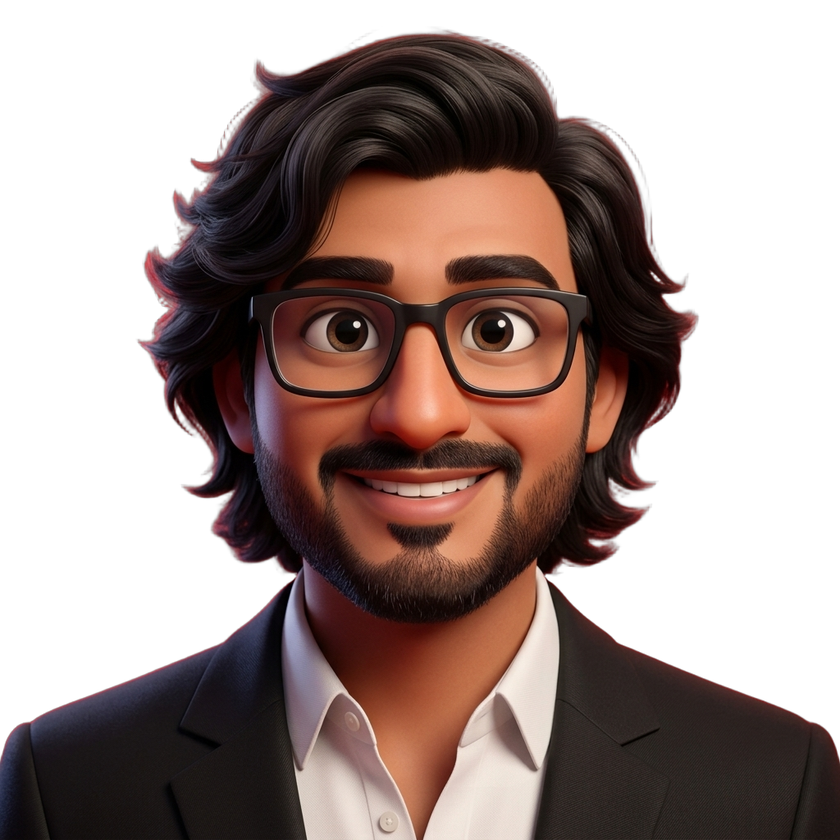
#> input picture assets/portrait.png, 840 x 840 px, shrunk from 1024 x 1024 before the run
$ python generate_depth.py
#> lines starting #> are read from the running program, lines starting #| are printed output that depends on the picture
from PIL import Image, ImageFilter, ImageDraw, ImageChops

# Load image
img = Image.open('assets/portrait.png').convert('RGBA')
#> img is the input picture: PIL image 840x840 RGBA; mean R, G, B, A 50.4, 33.6, 29.6, 141.5
w, h = img.size
#> w = 840; h = 840

# Extract alpha
alpha = img.split()[3]
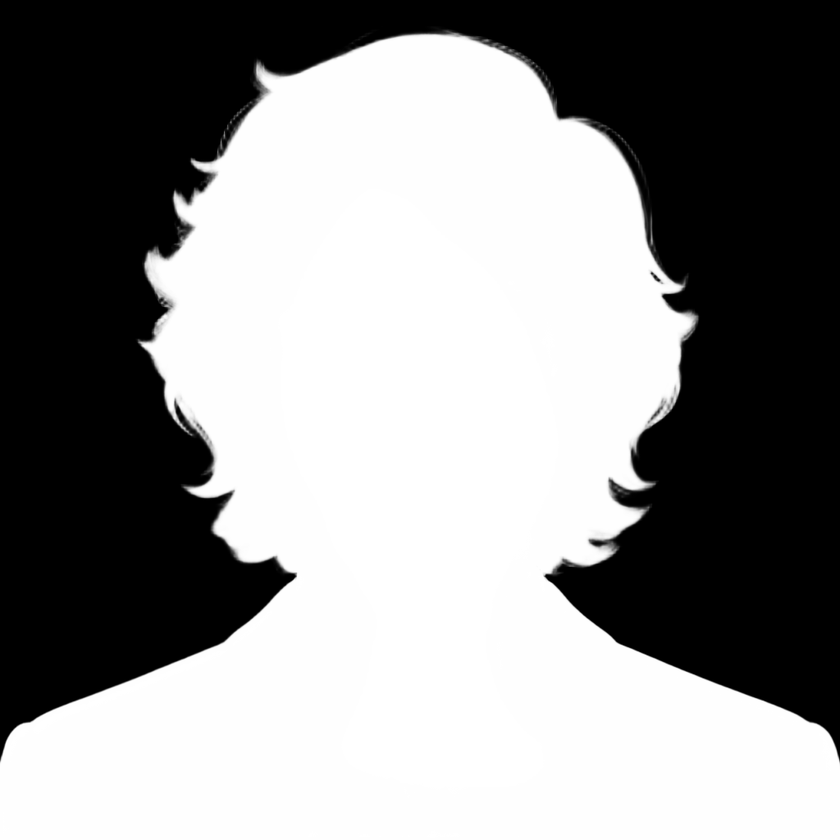
#> alpha: PIL image 840x840 L; min 0, max 255, mean 141.5

# 1. Base depth: the silhouette blurred (dome effect)
base_depth = alpha.filter(ImageFilter.GaussianBlur(radius=40))
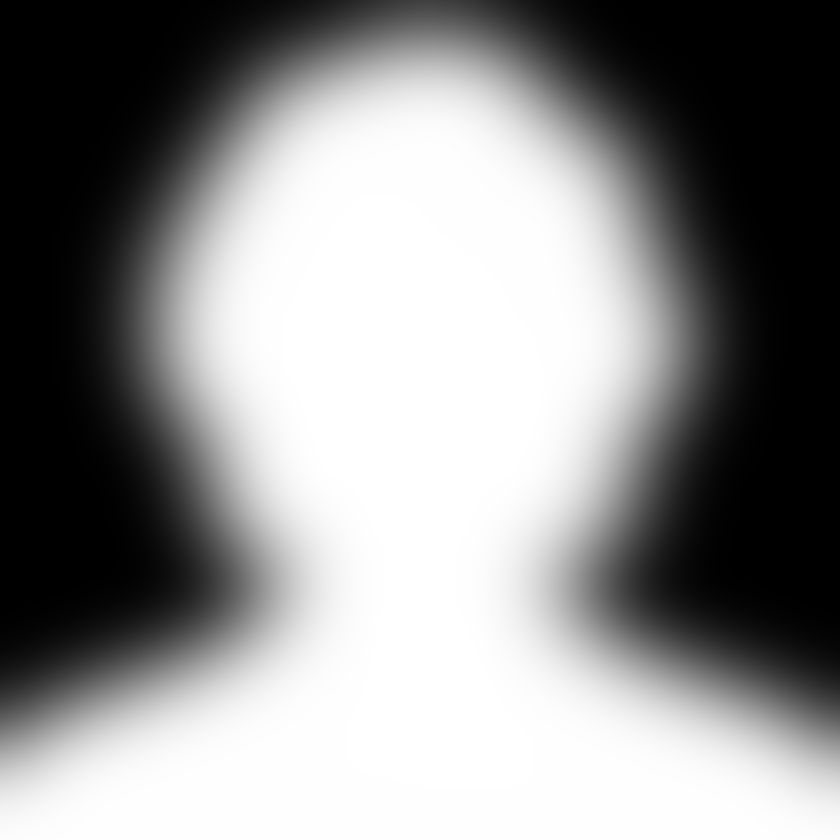
#> base_depth: PIL image 840x840 L; min 0, max 255, mean 141.1

# 2. Face depth: a blob where the face is, blurred
face_blob = Image.new('L', img.size, 0)
#> face_blob: PIL image 840x840 L; every value is 0
f_draw = ImageDraw.Draw(face_blob)
# Estimate face position (upper center)
f_draw.ellipse([w*0.25, h*0.1, w*0.75, h*0.6], fill=255)
face_blob = face_blob.filter(ImageFilter.GaussianBlur(radius=50))
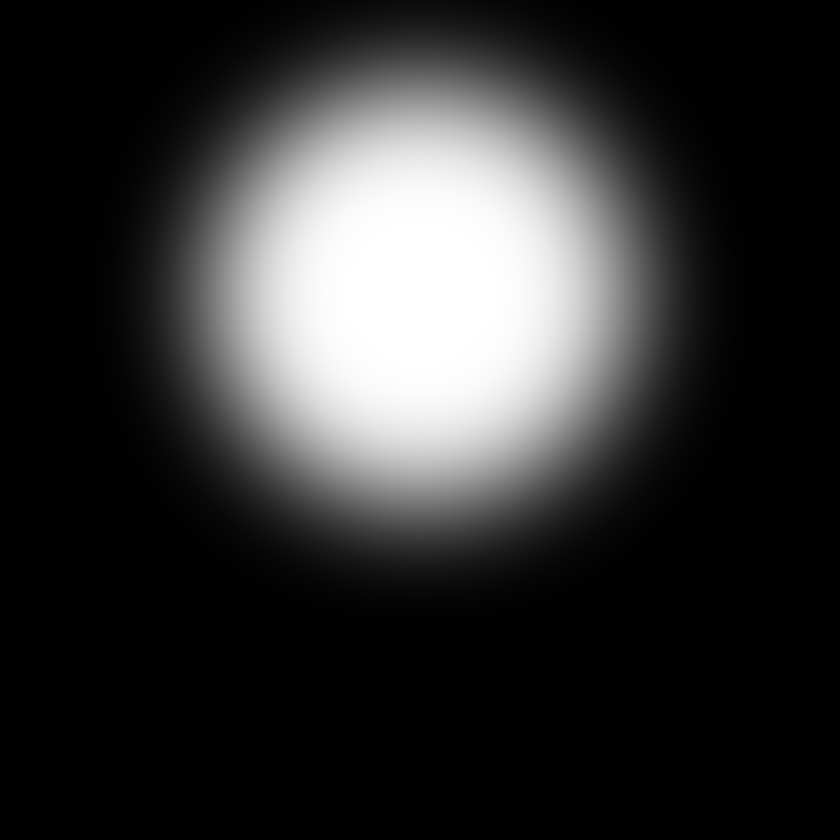
#> face_blob: PIL image 840x840 L; min 0, max 255, mean 50.3

# 3. Combine them using screen (lighter of the two)
depth_map = ImageChops.screen(base_depth, face_blob)
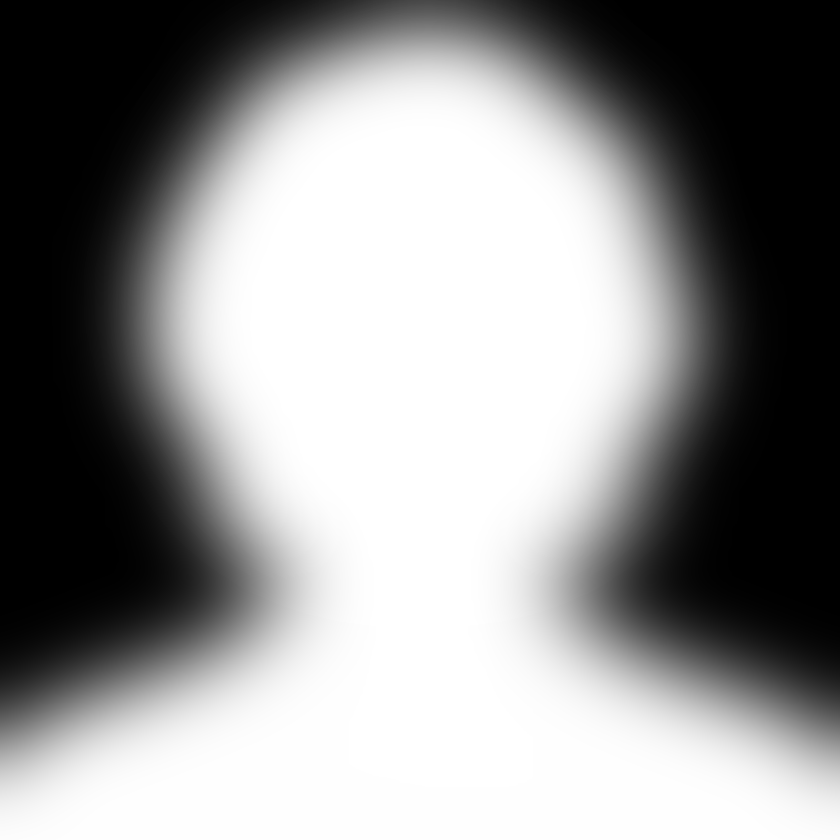
#> depth_map: PIL image 840x840 L; min 0, max 255, mean 145

# 4. Mask the depth map so the background is completely black (farthest)
depth_map = Image.composite(depth_map, Image.new('L', img.size, 0), alpha)
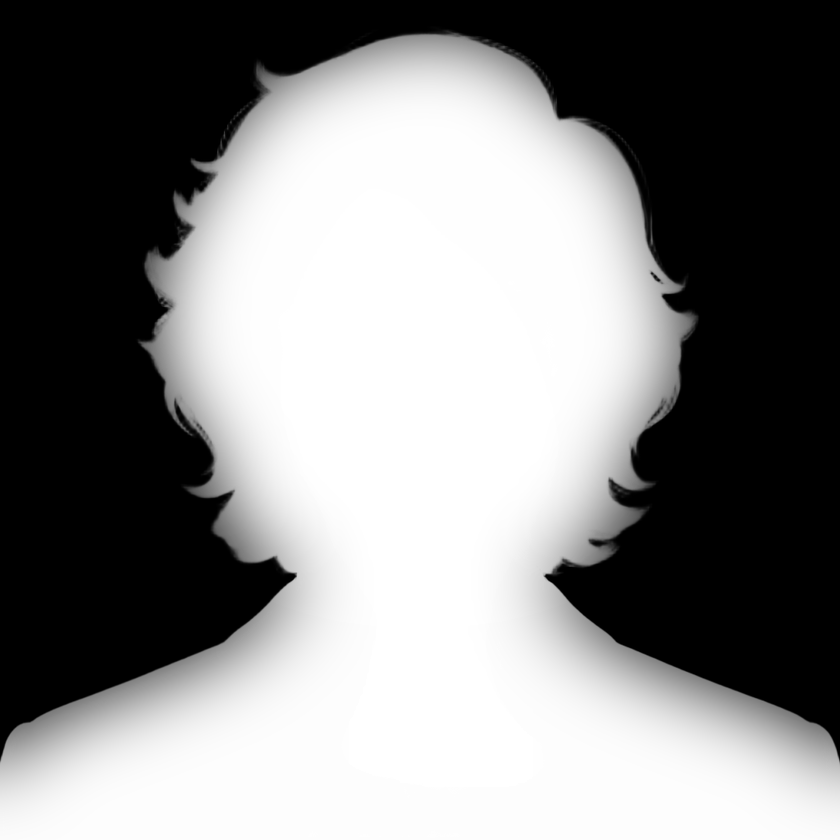
#> depth_map: PIL image 840x840 L; min 0, max 255, mean 131

depth_map.save('assets/portrait-depth.png')
print("Depth map generated.")
